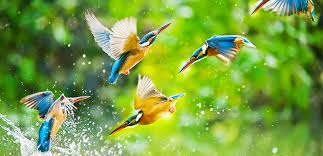
%> input picture Part C/imgs/birds.jpg, 323 x 156 px
$ octave --eval "WaterMark('imgs/birds.jpg');"   (GNU Octave 9; MATLAB toolbox functions it lacks are replaced by stand-ins)
%> lines starting %> are read from the running program, lines starting %| are printed output that depends on the picture
function WaterMark(URL)
%> called with URL = 'imgs/birds.jpg'

%reads the image in double numbers
imageAfterDouble = double(imread(URL));
figure('Name','Source Image','NumberTitle','on'),imshow(imageAfterDouble/255);
secondCopyOfImage = imageAfterDouble;
%%%[rows,cols] = size(secondCopyOfImage);

%creating the mark image
watermark = zeros(80,150); %defining the black frame
watermark(2:15,4:40) = 1; %defining the white rectangle image the watermarked image
figure('Name','Watermark','NumberTitle','on'),imshow(watermark);
save m.dat watermark -ascii %saves the mark to a file

%water marking
x1 = imageAfterDouble(:,:,1);%creating the RGB compoments
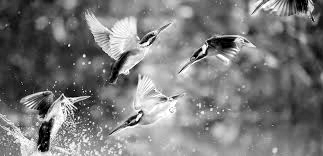
%> x1: size 156x323 double; min 0, max 255, mean 121.9
x2 = imageAfterDouble(:,:,2);%creating the RGB compoments
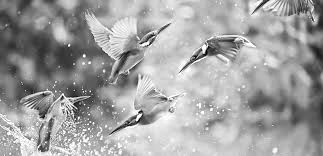
%> x2: size 156x323 double; min 0, max 255, mean 160.8
x3 = imageAfterDouble(:,:,3);%creating the RGB compoments
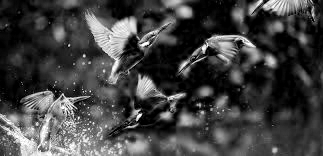
%> x3: size 156x323 double; min 0, max 255, mean 65.9
dx1 = dct2(x1);%%% dx11 = dx1;%returning the 2-D cosine transfom for each of the RGB
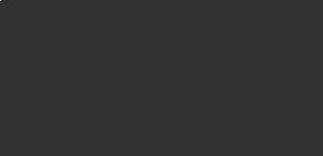
%> dx1: size 156x323 double; min -6565.9, max 27355, mean 0.3; drawn with min black and max white
dx2 = dct2(x2);%%% dx22 = dx2;%returning the 2-D cosine transfom for each of the RGB
dx3 = dct2(x3);%%% dx33 = dx3;%returning the 2-D cosine transfom for each of the RGB
load m.dat %binary mask for water marking
g = 10; %water mark coefficient- the bigger it is the more visible the mark will become
%> (the run ends here)
